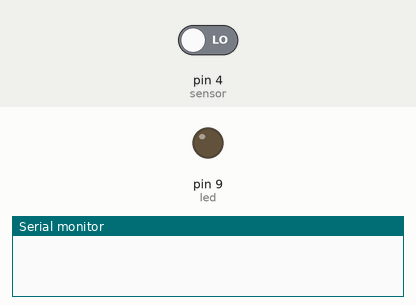
Bench run of a sketch on a simulated Arduino Uno, built with avr-gcc and run on an emulated ATmega328P. Parts: output pins drawn as LEDs (lit = HIGH), the last lines printed to the serial monitor. The test bench sets the inputs (shaded band); at power-on: pin 4 (sensor) LOW.

Above: at 1.8 s.
1.9 s: pin 4 (sensor) driven HIGH
At 2.4 s:
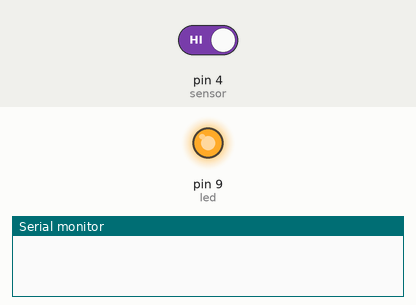
3.5 s: pin 4 (sensor) driven LOW
At 4.8 s:
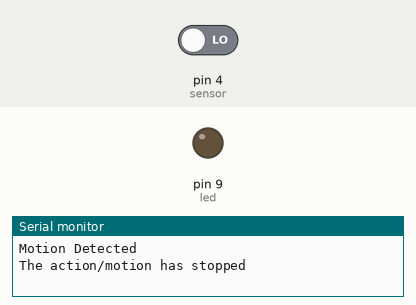
Timing chart, 0 to 6.5 s (numbered marks = the images above; inputs shaded):
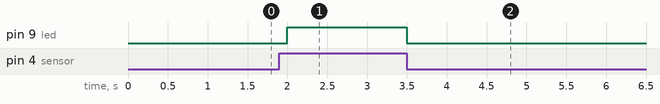

The sketch:

pirsensor.ino
```cpp
const int led = 9;     // LED pin
const int sensor = 4;  // PIR sensor pin
int state = LOW;       // Initial state of LED
int val = 0;           // Variable to store sensor value

void setup() {
  pinMode(led, OUTPUT);    // Set the LED pin as output
  pinMode(sensor, INPUT);  // Set the sensor pin as input
  Serial.begin(9600);      // Start serial communication at 9600 baud
}

void loop() {
  val = digitalRead(sensor);  // Read the state of the PIR sensor
  if (val == HIGH) {          // If motion is detected
    digitalWrite(led, HIGH);  // Turn on the LED
    delay(500);               // Wait for 500 milliseconds

    if (state == LOW) {  // If the LED was off before
      Serial.println("Motion Detected");
      state = HIGH;  // Update the state
    }
  } else {
    digitalWrite(led, LOW);  // Turn off the LED when no motion is detected
    delay(500);              // Reset the state

    if (state == HIGH) {
      Serial.println("The action/motion has stopped");
      state = LOW;
    }
  }
}
```

Measured:
- after the input at 1.9 s, pin 9 (led): LOW → HIGH after 0.10 s
- after the input at 3.5 s, pin 9 (led): HIGH → LOW at once
